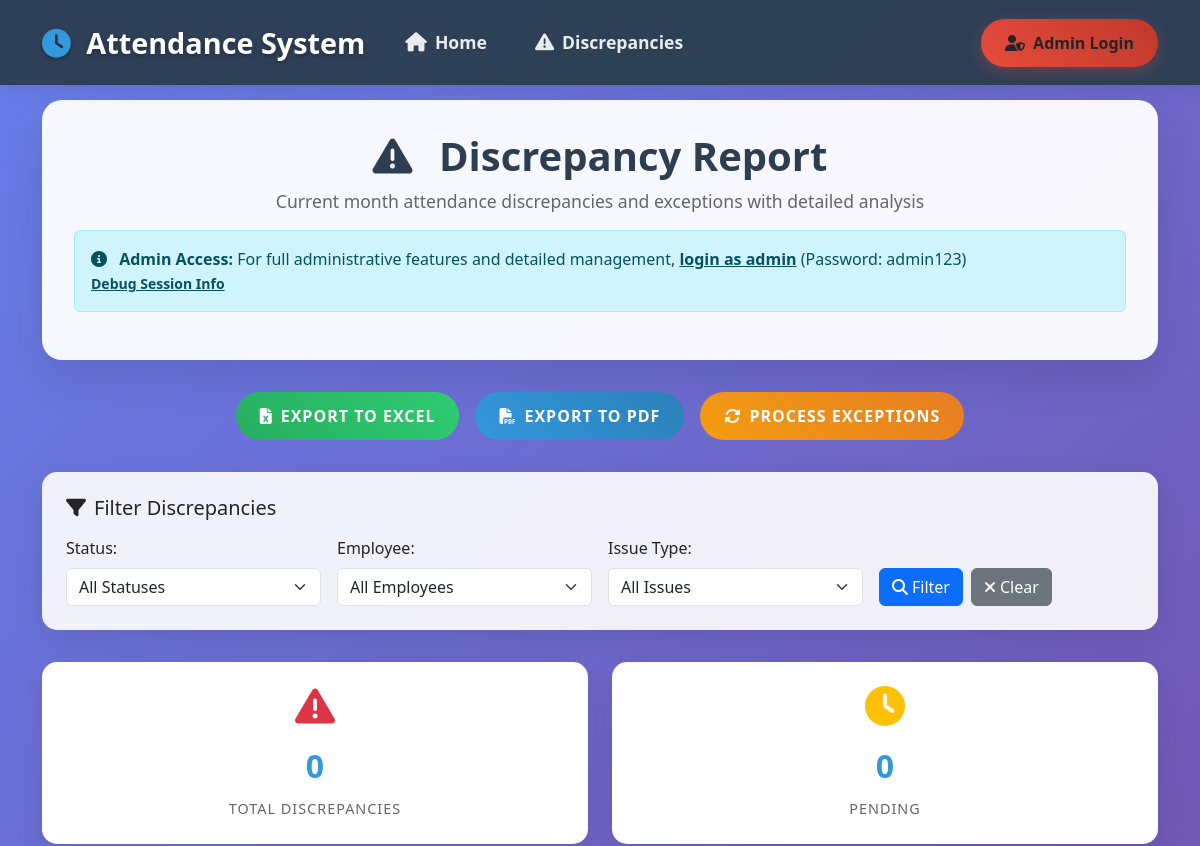
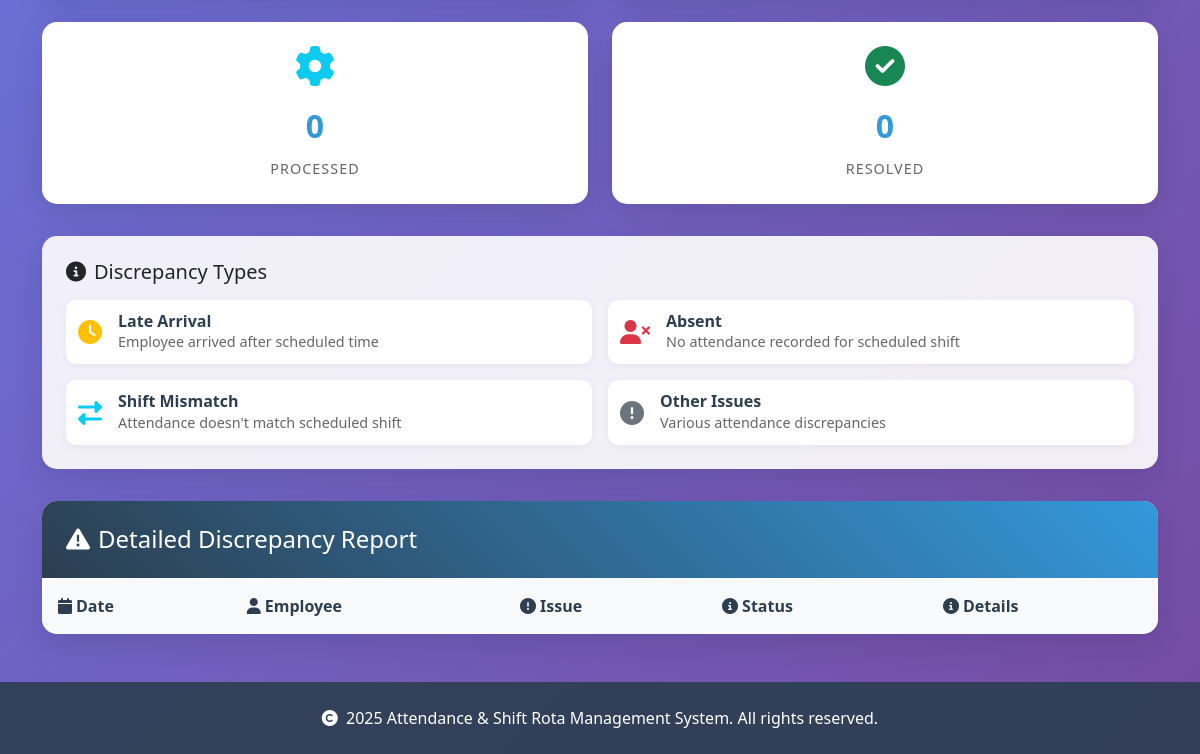
The app's page /exceptions, older data (2 pictures, top to bottom).
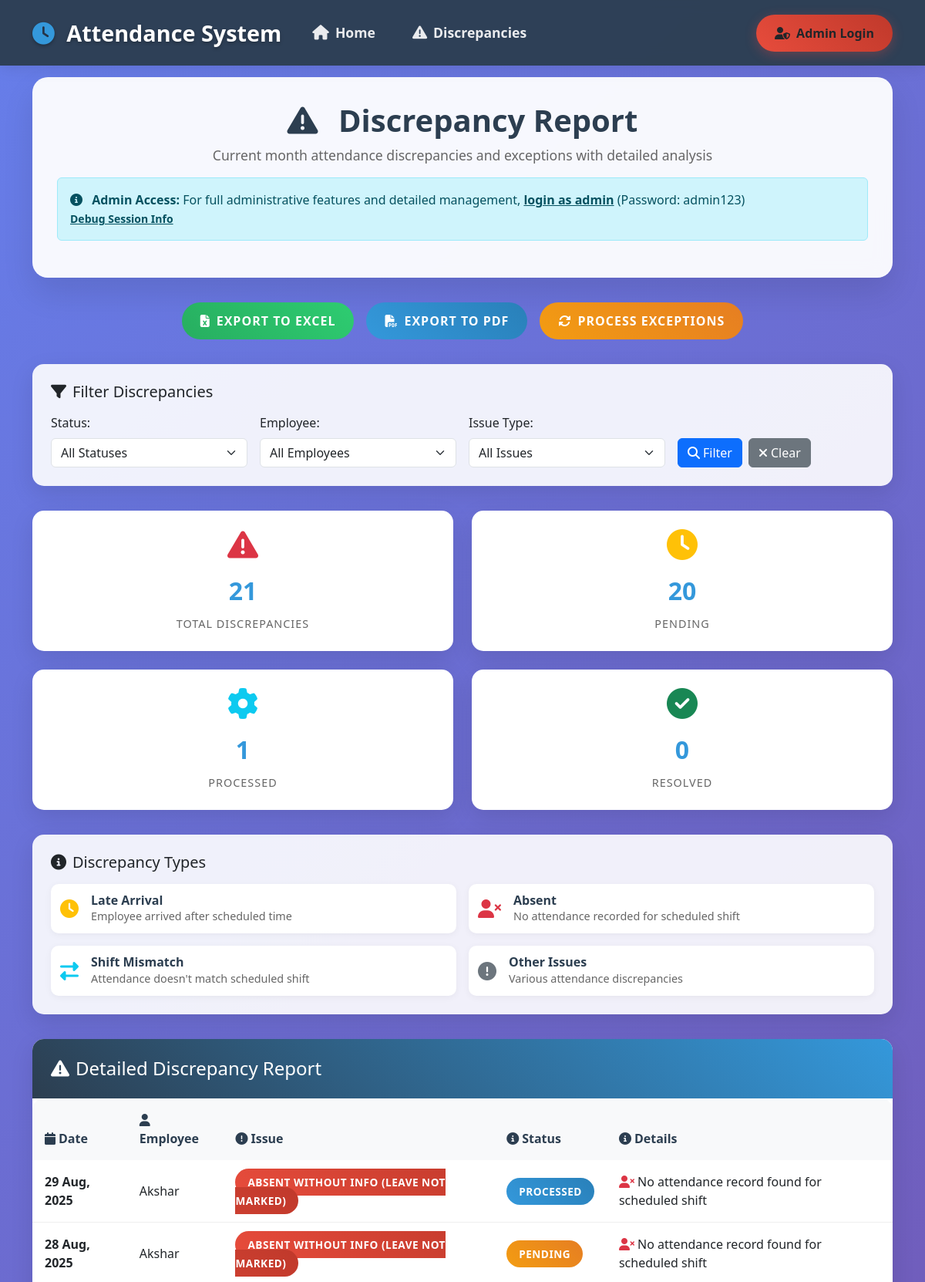
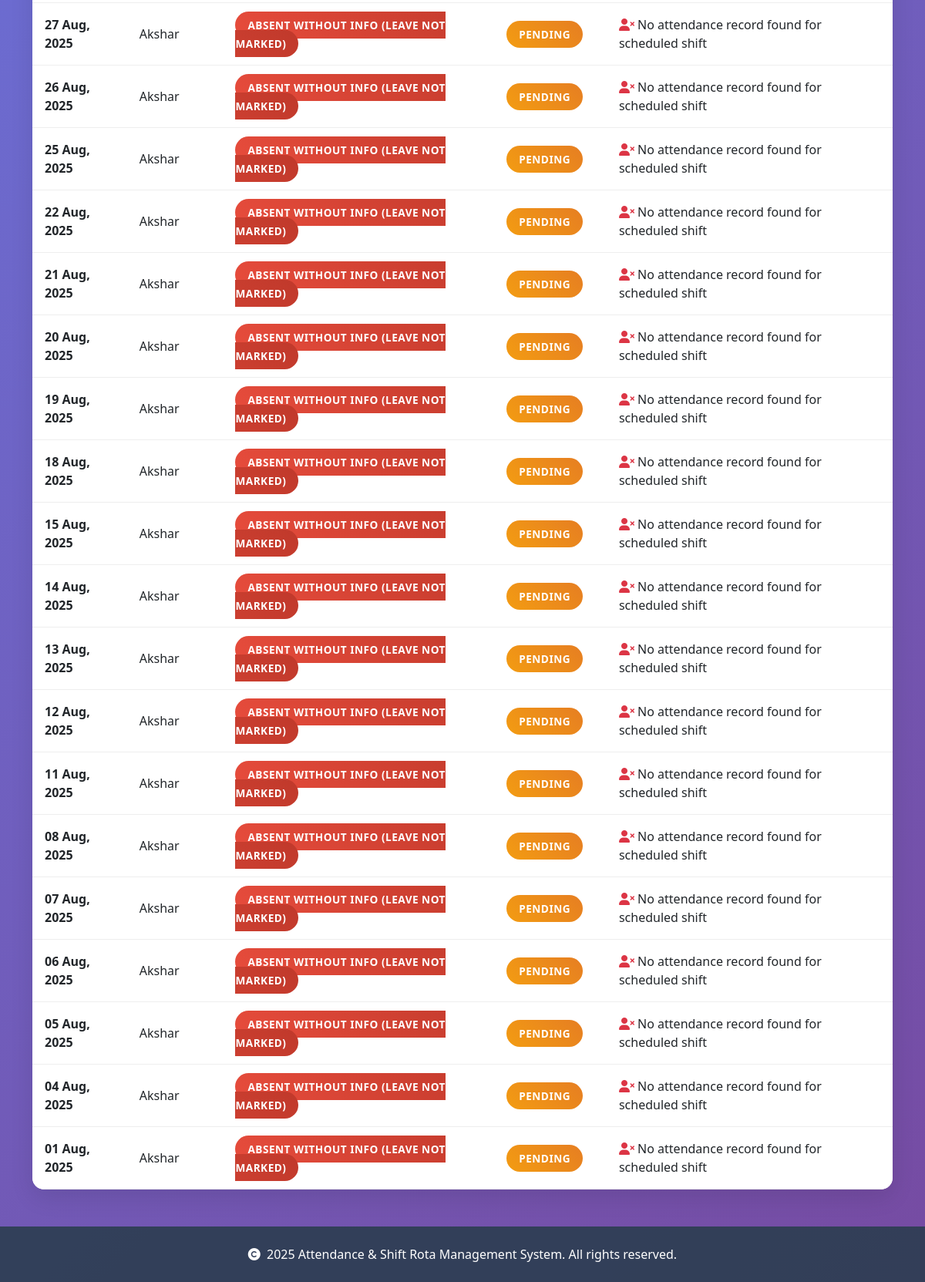
The same page, newer data (2 pictures, top to bottom).
### Sarthak-final-main/models.py (models this page shows)
class ExceptionReport(db.Model):
    id = db.Column(db.Integer, primary_key=True)
    employee_id = db.Column(db.Integer, db.ForeignKey('employee.id'))
    date = db.Column(db.Date, nullable=False)
    issue = db.Column(db.String(200))
    status = db.Column(db.String(20), default='pending')  # pending, processed, resolved
    notes = db.Column(db.Text)  # For admin comments/notes
    created_at = db.Column(db.DateTime, default=db.func.current_timestamp())
    updated_at = db.Column(db.DateTime, default=db.func.current_timestamp(), onupdate=db.func.current_timestamp())

class Employee(db.Model):
    id = db.Column(db.Integer, primary_key=True)
    emp_id = db.Column(db.String(20), unique=True, nullable=False)
    name = db.Column(db.String(100), nullable=False)
    designation = db.Column(db.String(100))
    location = db.Column(db.String(100))
    department = db.Column(db.String(100))
    grade = db.Column(db.String(50))
    status = db.Column(db.String(20), default='active')

### Sarthak-final-main/app.py (the view)
@app.route('/exceptions')
def view_exceptions():
    status_filter = request.args.get('status', 'all')
    employee_filter = request.args.get('employee', 'all')
    issue_filter = request.args.get('issue', 'all')
    today = date.today()
    start_date = date(today.year, today.month, 1)
    if today.month == 12:
        end_date = date(today.year + 1, 1, 1) - timedelta(days=1)
    else:
        end_date = date(today.year, today.month + 1, 1) - timedelta(days=1)
    query = db.session.query(ExceptionReport, Employee).join(
        Employee, ExceptionReport.employee_id==Employee.id
    ).filter(
        ExceptionReport.date >= start_date,
        ExceptionReport.date <= end_date
    )
    if status_filter != 'all':
        query = query.filter(ExceptionReport.status == status_filter)
    if employee_filter != 'all':
        query = query.filter(Employee.id == int(employee_filter))
    if issue_filter != 'all':
        query = query.filter(ExceptionReport.issue.contains(issue_filter))
    exceptions = query.order_by(ExceptionReport.date.desc(), Employee.name).all()
    employees = Employee.query.order_by(Employee.name).all()
    statuses = ['pending', 'processed', 'resolved']
    issues = ['Late Arrival', 'Absent', 'Shift mismatch']
    return render_template('exceptions.html',
                         exceptions=exceptions,
                         employees=employees,
                         statuses=statuses,
                         issues=issues,
                         current_filters={'status': status_filter, 'employee': employee_filter, 'issue': issue_filter})

### Sarthak-final-main/app.py (called while the page is built)
def is_admin_logged_in():
    return session.get('admin', False)

### Sarthak-final-main/templates/exceptions.html (shortened to what the changed rows need)
<!DOCTYPE html>
<html lang="en">
<head>
    <link href="https://cdn.jsdelivr.net/npm/bootstrap@5.3.0/dist/css/bootstrap.min.css" rel="stylesheet">
    <link href="https://cdnjs.cloudflare.com/ajax/libs/font-awesome/6.4.0/css/all.min.css" rel="stylesheet">
</head>
<body>
    <div class="container" style="margin-top: 100px;">
        <div class="page-header">
            <h1 class="page-title">
                <i class="fas fa-exclamation-triangle me-3"></i>
                Discrepancy Report
            </h1>
        </div>
        <div class="stats-cards">
            <div class="stat-card">
                <i class="fas fa-exclamation-triangle stat-icon text-danger"></i>
                <span class="stat-number">{{ exceptions|length }}</span>
                <div class="stat-label">Total Discrepancies</div>
            </div>
            <div class="stat-card">
                <i class="fas fa-clock stat-icon text-warning"></i>
                <span class="stat-number">{{ exceptions|selectattr('0.status', 'equalto', 'pending')|list|length }}</span>
                <div class="stat-label">Pending</div>
            </div>
            <div class="stat-card">
                <i class="fas fa-cog stat-icon text-info"></i>
                <span class="stat-number">{{ exceptions|selectattr('0.status', 'equalto', 'processed')|list|length }}</span>
                <div class="stat-label">Processed</div>
            </div>
        </div>
        <div class="exceptions-table">
            <div class="table-responsive">
                <table class="table table-hover mb-0">
                    <thead>
                        <tr>
                            <th><i class="fas fa-calendar me-1"></i>Date</th>
                            <th><i class="fas fa-user me-1"></i>Employee</th>
                            <th><i class="fas fa-exclamation-circle me-1"></i>Issue</th>
                            <th><i class="fas fa-info-circle me-1"></i>Status</th>
                            <th class="d-none d-md-table-cell"><i class="fas fa-info-circle me-1"></i>Details</th>
                        </tr>
                    </thead>
                    <tbody>
                        {% for exception, emp in exceptions %}
                        <tr>
                            <td><strong>{{ exception.date.strftime('%d %b, %Y') if exception.date else 'N/A' }}</strong></td>
                            <td>{{ emp.name or 'N/A' }}</td>
                            <td>
                                {% if 'Late' in exception.issue %}
                                    <span class="issue-badge issue-late">{{ exception.issue }}</span>
                                {% elif 'Absent' in exception.issue %}
                                    <span class="issue-badge issue-absent">{{ exception.issue }}</span>
                                {% elif 'mismatch' in exception.issue %}
                                    <span class="issue-badge issue-mismatch">{{ exception.issue }}</span>
                                {% else %}
                                    <span class="issue-badge issue-general">{{ exception.issue }}</span>
                                {% endif %}
                            </td>
                            <td>
                                <span class="status-badge status-{{ exception.status }}">
                                    {{ exception.status.title() }}
                                </span>
                            </td>
                            <td class="d-none d-md-table-cell">
                                {% if 'Late' in exception.issue %}
                                    <i class="fas fa-clock text-warning"></i> Employee arrived after scheduled shift time
                                {% elif 'Absent' in exception.issue %}
                                    <i class="fas fa-user-times text-danger"></i> No attendance record found for scheduled shift
                                {% elif 'mismatch' in exception.issue %}
                                    <i class="fas fa-exchange-alt text-info"></i> Attendance status conflicts with scheduled shift
                                {% else %}
                                    <i class="fas fa-info-circle text-secondary"></i> General attendance discrepancy detected
                                {% endif %}
                            </td>
                        </tr>
                        {% endfor %}
                    </tbody>
                </table>
            </div>
        </div>
    </div>
</body>
</html>

Row changes from the older to the newer data that the page shows:
added ExceptionReport: date "29 Aug, 2025", name "Akshar", issue "ABSENT WITHOUT INFO (LEAVE NOT MARKED)", status "PROCESSED", shows "No attendance record found for scheduled shift"
added ExceptionReport: date "28 Aug, 2025", name "Akshar", issue "ABSENT WITHOUT INFO (LEAVE NOT MARKED)", status "PENDING", shows "No attendance record found for scheduled shift"
added ExceptionReport: date "27 Aug, 2025", name "Akshar", issue "ABSENT WITHOUT INFO (LEAVE NOT MARKED)", status "PENDING", shows "No attendance record found for scheduled shift"
added ExceptionReport: date "26 Aug, 2025", name "Akshar", issue "ABSENT WITHOUT INFO (LEAVE NOT MARKED)", status "PENDING", shows "No attendance record found for scheduled shift"
added ExceptionReport: date "25 Aug, 2025", name "Akshar", issue "ABSENT WITHOUT INFO (LEAVE NOT MARKED)", status "PENDING", shows "No attendance record found for scheduled shift"
added ExceptionReport: date "22 Aug, 2025", name "Akshar", issue "ABSENT WITHOUT INFO (LEAVE NOT MARKED)", status "PENDING", shows "No attendance record found for scheduled shift"
added ExceptionReport: date "21 Aug, 2025", name "Akshar", issue "ABSENT WITHOUT INFO (LEAVE NOT MARKED)", status "PENDING", shows "No attendance record found for scheduled shift"
added ExceptionReport: date "20 Aug, 2025", name "Akshar", issue "ABSENT WITHOUT INFO (LEAVE NOT MARKED)", status "PENDING", shows "No attendance record found for scheduled shift"
added ExceptionReport: date "19 Aug, 2025", name "Akshar", issue "ABSENT WITHOUT INFO (LEAVE NOT MARKED)", status "PENDING", shows "No attendance record found for scheduled shift"
added ExceptionReport: date "18 Aug, 2025", name "Akshar", issue "ABSENT WITHOUT INFO (LEAVE NOT MARKED)", status "PENDING", shows "No attendance record found for scheduled shift"
added ExceptionReport: date "15 Aug, 2025", name "Akshar", issue "ABSENT WITHOUT INFO (LEAVE NOT MARKED)", status "PENDING", shows "No attendance record found for scheduled shift"
added ExceptionReport: date "14 Aug, 2025", name "Akshar", issue "ABSENT WITHOUT INFO (LEAVE NOT MARKED)", status "PENDING", shows "No attendance record found for scheduled shift"
added ExceptionReport: date "13 Aug, 2025", name "Akshar", issue "ABSENT WITHOUT INFO (LEAVE NOT MARKED)", status "PENDING", shows "No attendance record found for scheduled shift"
added ExceptionReport: date "12 Aug, 2025", name "Akshar", issue "ABSENT WITHOUT INFO (LEAVE NOT MARKED)", status "PENDING", shows "No attendance record found for scheduled shift"
added ExceptionReport: date "11 Aug, 2025", name "Akshar", issue "ABSENT WITHOUT INFO (LEAVE NOT MARKED)", status "PENDING", shows "No attendance record found for scheduled shift"
added ExceptionReport: date "08 Aug, 2025", name "Akshar", issue "ABSENT WITHOUT INFO (LEAVE NOT MARKED)", status "PENDING", shows "No attendance record found for scheduled shift"
added ExceptionReport: date "07 Aug, 2025", name "Akshar", issue "ABSENT WITHOUT INFO (LEAVE NOT MARKED)", status "PENDING", shows "No attendance record found for scheduled shift"
added ExceptionReport: date "06 Aug, 2025", name "Akshar", issue "ABSENT WITHOUT INFO (LEAVE NOT MARKED)", status "PENDING", shows "No attendance record found for scheduled shift"
added ExceptionReport: date "05 Aug, 2025", name "Akshar", issue "ABSENT WITHOUT INFO (LEAVE NOT MARKED)", status "PENDING", shows "No attendance record found for scheduled shift"
added ExceptionReport: date "04 Aug, 2025", name "Akshar", issue "ABSENT WITHOUT INFO (LEAVE NOT MARKED)", status "PENDING", shows "No attendance record found for scheduled shift"
added ExceptionReport: date "01 Aug, 2025", name "Akshar", issue "ABSENT WITHOUT INFO (LEAVE NOT MARKED)", status "PENDING", shows "No attendance record found for scheduled shift"
Text that changed along with them:
{{ exceptions|length }}: "0" → "21"
{{ exceptions|selectattr('0.status', 'equalto', 'pending')|list|length }}: "0" → "20"
{{ exceptions|selectattr('0.status', 'equalto', 'processed')|list|length }}: "0" → "1"
